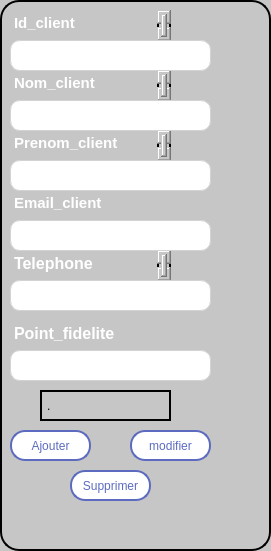
        <widget class="QFrame" name="frame_3">
         <property name="geometry">
          <rect>
           <x>70</x>
           <y>170</y>
           <width>271</width>
           <height>551</height>
          </rect>
         </property>
         <property name="styleSheet">
          <string notr="true">background-color:  #c6c6c6; /* Change to your desired color */
border: 1px solid lightgray; /* Optional: Change the border color */
border-radius: 19px; /* Change the value for more or less rounding */
    border: 2px solid black;  /* Contour noir de 2px */
    padding: 2px;            /* Espace intérieur */



</string>
         </property>
         <property name="frameShape">
          <enum>QFrame::Shape::StyledPanel</enum>
         </property>
         <property name="frameShadow">
          <enum>QFrame::Shadow::Raised</enum>
         </property>
         <widget class="QTextEdit" name="textEdit_13">
          <property name="geometry">
           <rect>
            <x>10</x>
            <y>10</y>
            <width>161</width>
            <height>31</height>
           </rect>
          </property>
          <property name="styleSheet">
           <string notr="true">QTextEdit {
    border: none;                    /* Remove border */
    background: transparent;         /* Make background transparent */
    padding: 0;                      /* No padding */
    margin: 0;                       /* No margin */
    color: white;                    /* Text color */
    font-weight: white;               /* Bold text */
    font-size: 20px;                 /* Font size 20 */
    qproperty-verticalScrollBarPolicy: ScrollBarAlwaysOff; /* Hide vertical scrollbar */
    qproperty-horizontalScrollBarPolicy: ScrollBarAlwaysOff; /* Hide horizontal scrollbar */
}
</string>
          </property>
          <property name="html">
           <string>&lt;!DOCTYPE HTML PUBLIC &quot;-//W3C//DTD HTML 4.0//EN&quot; &quot;http://www.w3.org/TR/REC-html40/strict.dtd&quot;&gt;
&lt;html&gt;&lt;head&gt;&lt;meta name=&quot;qrichtext&quot; content=&quot;1&quot; /&gt;&lt;meta charset=&quot;utf-8&quot; /&gt;&lt;style type=&quot;text/css&quot;&gt;
p, li { white-space: pre-wrap; }
hr { height: 1px; border-width: 0; }
li.unchecked::marker { content: &quot;\2610&quot;; }
li.checked::marker { content: &quot;\2612&quot;; }
&lt;/style&gt;&lt;/head&gt;&lt;body style=&quot; font-family:'Segoe UI'; font-size:20px; font-weight:400; font-style:normal;&quot;&gt;
&lt;p style=&quot; margin-top:0px; margin-bottom:0px; margin-left:0px; margin-right:0px; -qt-block-indent:0; text-indent:0px;&quot;&gt;&lt;span style=&quot; font-size:11pt; font-weight:700;&quot;&gt;Id_client&lt;/span&gt;&lt;/p&gt;
&lt;p style=&quot;-qt-paragraph-type:empty; margin-top:0px; margin-bottom:0px; margin-left:0px; margin-right:0px; -qt-block-indent:0; text-indent:0px; font-size:11pt; font-weight:700;&quot;&gt;&lt;br /&gt;&lt;/p&gt;&lt;/body&gt;&lt;/html&gt;</string>
          </property>
         </widget>
         <widget class="QTextEdit" name="textEdit_15">
          <property name="geometry">
           <rect>
            <x>10</x>
            <y>130</y>
            <width>161</width>
            <height>31</height>
           </rect>
          </property>
          <property name="styleSheet">
           <string notr="true">QTextEdit {
    border: none;                    /* Remove border */
    background: transparent;         /* Make background transparent */
    padding: 0;                      /* No padding */
    margin: 0;                       /* No margin */
    color: white;                    /* Text color */
    font-weight: white;               /* Bold text */
    font-size: 20px;                 /* Font size 20 */
    qproperty-verticalScrollBarPolicy: ScrollBarAlwaysOff; /* Hide vertical scrollbar */
    qproperty-horizontalScrollBarPolicy: ScrollBarAlwaysOff; /* Hide horizontal scrollbar */
}
</string>
          </property>
          <property name="html">
           <string>&lt;!DOCTYPE HTML PUBLIC &quot;-//W3C//DTD HTML 4.0//EN&quot; &quot;http://www.w3.org/TR/REC-html40/strict.dtd&quot;&gt;
&lt;html&gt;&lt;head&gt;&lt;meta name=&quot;qrichtext&quot; content=&quot;1&quot; /&gt;&lt;meta charset=&quot;utf-8&quot; /&gt;&lt;style type=&quot;text/css&quot;&gt;
p, li { white-space: pre-wrap; }
hr { height: 1px; border-width: 0; }
li.unchecked::marker { content: &quot;\2610&quot;; }
li.checked::marker { content: &quot;\2612&quot;; }
&lt;/style&gt;&lt;/head&gt;&lt;body style=&quot; font-family:'Segoe UI'; font-size:20px; font-weight:400; font-style:normal;&quot;&gt;
&lt;p style=&quot; margin-top:0px; margin-bottom:0px; margin-left:0px; margin-right:0px; -qt-block-indent:0; text-indent:0px;&quot;&gt;&lt;span style=&quot; font-size:11pt; font-weight:700;&quot;&gt;Prenom_client&lt;/span&gt;&lt;/p&gt;
&lt;p style=&quot;-qt-paragraph-type:empty; margin-top:0px; margin-bottom:0px; margin-left:0px; margin-right:0px; -qt-block-indent:0; text-indent:0px; font-size:11pt; font-weight:700;&quot;&gt;&lt;br /&gt;&lt;/p&gt;
&lt;p style=&quot;-qt-paragraph-type:empty; margin-top:0px; margin-bottom:0px; margin-left:0px; margin-right:0px; -qt-block-indent:0; text-indent:0px; font-size:11pt; font-weight:700;&quot;&gt;&lt;br /&gt;&lt;/p&gt;&lt;/body&gt;&lt;/html&gt;</string>
          </property>
         </widget>
         <widget class="QTextEdit" name="textEdit_16">
          <property name="geometry">
           <rect>
            <x>10</x>
            <y>70</y>
            <width>161</width>
            <height>31</height>
           </rect>
          </property>
          <property name="styleSheet">
           <string notr="true">QTextEdit {
    border: none;                    /* Remove border */
    background: transparent;         /* Make background transparent */
    padding: 0;                      /* No padding */
    margin: 0;                       /* No margin */
    color: white;                    /* Text color */
    font-weight: white;               /* Bold text */
    font-size: 20px;                 /* Font size 20 */
    qproperty-verticalScrollBarPolicy: ScrollBarAlwaysOff; /* Hide vertical scrollbar */
    qproperty-horizontalScrollBarPolicy: ScrollBarAlwaysOff; /* Hide horizontal scrollbar */
}
</string>
          </property>
          <property name="html">
           <string>&lt;!DOCTYPE HTML PUBLIC &quot;-//W3C//DTD HTML 4.0//EN&quot; &quot;http://www.w3.org/TR/REC-html40/strict.dtd&quot;&gt;
&lt;html&gt;&lt;head&gt;&lt;meta name=&quot;qrichtext&quot; content=&quot;1&quot; /&gt;&lt;meta charset=&quot;utf-8&quot; /&gt;&lt;style type=&quot;text/css&quot;&gt;
p, li { white-space: pre-wrap; }
hr { height: 1px; border-width: 0; }
li.unchecked::marker { content: &quot;\2610&quot;; }
li.checked::marker { content: &quot;\2612&quot;; }
&lt;/style&gt;&lt;/head&gt;&lt;body style=&quot; font-family:'Segoe UI'; font-size:20px; font-weight:400; font-style:normal;&quot;&gt;
&lt;p style=&quot; margin-top:0px; margin-bottom:0px; margin-left:0px; margin-right:0px; -qt-block-indent:0; text-indent:0px;&quot;&gt;&lt;span style=&quot; font-size:11pt; font-weight:700;&quot;&gt;Nom_client&lt;/span&gt;&lt;/p&gt;
&lt;p style=&quot;-qt-paragraph-type:empty; margin-top:0px; margin-bottom:0px; margin-left:0px; margin-right:0px; -qt-block-indent:0; text-indent:0px; font-size:11pt; font-weight:700;&quot;&gt;&lt;br /&gt;&lt;/p&gt;&lt;/body&gt;&lt;/html&gt;</string>
          </property>
         </widget>
         <widget class="QTextEdit" name="textEdit_17">
          <property name="geometry">
           <rect>
            <x>10</x>
            <y>190</y>
            <width>161</width>
            <height>31</height>
           </rect>
          </property>
          <property name="styleSheet">
           <string notr="true">QTextEdit {
    border: none;                    /* Remove border */
    background: transparent;         /* Make background transparent */
    padding: 0;                      /* No padding */
    margin: 0;                       /* No margin */
    color: white;                    /* Text color */
    font-weight: white;               /* Bold text */
    font-size: 20px;                 /* Font size 20 */
    qproperty-verticalScrollBarPolicy: ScrollBarAlwaysOff; /* Hide vertical scrollbar */
    qproperty-horizontalScrollBarPolicy: ScrollBarAlwaysOff; /* Hide horizontal scrollbar */
}
</string>
          </property>
          <property name="html">
           <string>&lt;!DOCTYPE HTML PUBLIC &quot;-//W3C//DTD HTML 4.0//EN&quot; &quot;http://www.w3.org/TR/REC-html40/strict.dtd&quot;&gt;
&lt;html&gt;&lt;head&gt;&lt;meta name=&quot;qrichtext&quot; content=&quot;1&quot; /&gt;&lt;meta charset=&quot;utf-8&quot; /&gt;&lt;style type=&quot;text/css&quot;&gt;
p, li { white-space: pre-wrap; }
hr { height: 1px; border-width: 0; }
li.unchecked::marker { content: &quot;\2610&quot;; }
li.checked::marker { content: &quot;\2612&quot;; }
&lt;/style&gt;&lt;/head&gt;&lt;body style=&quot; font-family:'Segoe UI'; font-size:20px; font-weight:400; font-style:normal;&quot;&gt;
&lt;p style=&quot; margin-top:0px; margin-bottom:0px; margin-left:0px; margin-right:0px; -qt-block-indent:0; text-indent:0px;&quot;&gt;&lt;span style=&quot; font-size:11pt; font-weight:700;&quot;&gt;Email_client&lt;/span&gt;&lt;/p&gt;&lt;/body&gt;&lt;/html&gt;</string>
          </property>
         </widget>
         <widget class="QTextEdit" name="textEdit_24">
          <property name="geometry">
           <rect>
            <x>10</x>
            <y>250</y>
            <width>161</width>
            <height>31</height>
           </rect>
          </property>
          <property name="styleSheet">
           <string notr="true">QTextEdit {
    border: none;                    /* Remove border */
    background: transparent;         /* Make background transparent */
    padding: 0;                      /* No padding */
    margin: 0;                       /* No margin */
    color: white;                    /* Text color */
    font-weight: white;               /* Bold text */
    font-size: 20px;                 /* Font size 20 */
    qproperty-verticalScrollBarPolicy: ScrollBarAlwaysOff; /* Hide vertical scrollbar */
    qproperty-horizontalScrollBarPolicy: ScrollBarAlwaysOff; /* Hide horizontal scrollbar */
}
</string>
          </property>
          <property name="html">
           <string>&lt;!DOCTYPE HTML PUBLIC &quot;-//W3C//DTD HTML 4.0//EN&quot; &quot;http://www.w3.org/TR/REC-html40/strict.dtd&quot;&gt;
&lt;html&gt;&lt;head&gt;&lt;meta name=&quot;qrichtext&quot; content=&quot;1&quot; /&gt;&lt;meta charset=&quot;utf-8&quot; /&gt;&lt;style type=&quot;text/css&quot;&gt;
p, li { white-space: pre-wrap; }
hr { height: 1px; border-width: 0; }
li.unchecked::marker { content: &quot;\2610&quot;; }
li.checked::marker { content: &quot;\2612&quot;; }
&lt;/style&gt;&lt;/head&gt;&lt;body style=&quot; font-family:'Segoe UI'; font-size:20px; font-weight:400; font-style:normal;&quot;&gt;
&lt;p style=&quot; margin-top:0px; margin-bottom:0px; margin-left:0px; margin-right:0px; -qt-block-indent:0; text-indent:0px;&quot;&gt;&lt;span style=&quot; font-size:12pt; font-weight:700;&quot;&gt;Telephone&lt;/span&gt;&lt;/p&gt;
&lt;p style=&quot;-qt-paragraph-type:empty; margin-top:0px; margin-bottom:0px; margin-left:0px; margin-right:0px; -qt-block-indent:0; text-indent:0px; font-size:12pt; font-weight:700;&quot;&gt;&lt;br /&gt;&lt;/p&gt;&lt;/body&gt;&lt;/html&gt;</string>
          </property>
         </widget>
         <widget class="QWidget" name="widget_30" native="true">
          <property name="geometry">
           <rect>
            <x>10</x>
            <y>220</y>
            <width>201</width>
            <height>31</height>
           </rect>
          </property>
          <property name="styleSheet">
           <string notr="true">background-color: white; /* Change to your desired color */
border: 1px solid lightgray; /* Optional: Change the border color */
border-radius: 10px; /* Change the value for more or less rounding */

</string>
          </property>
          <widget class="QLineEdit" name="lineEditEmail">
           <property name="geometry">
            <rect>
             <x>0</x>
             <y>0</y>
             <width>201</width>
             <height>31</height>
            </rect>
           </property>
          </widget>
         </widget>
         <widget class="QWidget" name="widget_31" native="true">
          <property name="geometry">
           <rect>
            <x>10</x>
            <y>160</y>
            <width>201</width>
            <height>31</height>
           </rect>
          </property>
          <property name="styleSheet">
           <string notr="true">background-color: white; /* Change to your desired color */
border: 1px solid lightgray; /* Optional: Change the border color */
border-radius: 10px; /* Change the value for more or less rounding */

</string>
          </property>
          <widget class="QLineEdit" name="lineEditPrenom">
           <property name="geometry">
            <rect>
             <x>0</x>
             <y>0</y>
             <width>201</width>
             <height>31</height>
            </rect>
           </property>
          </widget>
         </widget>
         <widget class="QWidget" name="widget_32" native="true">
          <property name="geometry">
           <rect>
            <x>10</x>
            <y>40</y>
            <width>201</width>
            <height>31</height>
           </rect>
          </property>
          <property name="styleSheet">
           <string notr="true">background-color: white; /* Change to your desired color */
border: 1px solid lightgray; /* Optional: Change the border color */
border-radius: 10px; /* Change the value for more or less rounding */

</string>
          </property>
          <widget class="QLineEdit" name="lineEditID">
           <property name="geometry">
            <rect>
             <x>0</x>
             <y>0</y>
             <width>201</width>
             <height>31</height>
            </rect>
           </property>
          </widget>
         </widget>
         <widget class="QWidget" name="widget_33" native="true">
          <property name="geometry">
           <rect>
            <x>10</x>
            <y>100</y>
            <width>201</width>
            <height>31</height>
           </rect>
          </property>
          <property name="styleSheet">
           <string notr="true">background-color: white; /* Change to your desired color */
border: 1px solid lightgray; /* Optional: Change the border color */
border-radius: 10px; /* Change the value for more or less rounding */

</string>
          </property>
          <widget class="QLineEdit" name="lineEditNom">
           <property name="geometry">
            <rect>
             <x>0</x>
             <y>0</y>
             <width>201</width>
             <height>31</height>
            </rect>
           </property>
          </widget>
         </widget>
         <widget class="QWidget" name="widget_34" native="true">
          <property name="geometry">
           <rect>
            <x>10</x>
            <y>280</y>
            <width>201</width>
            <height>31</height>
           </rect>
          </property>
          <property name="styleSheet">
           <string notr="true">background-color: white; /* Change to your desired color */
border: 1px solid lightgray; /* Optional: Change the border color */
border-radius: 10px; /* Change the value for more or less rounding */

</string>
          </property>
          <widget class="QLineEdit" name="lineEditTelephone">
           <property name="geometry">
            <rect>
             <x>0</x>
             <y>0</y>
             <width>201</width>
             <height>31</height>
            </rect>
           </property>
          </widget>
         </widget>
         <widget class="QWidget" name="widget_35" native="true">
          <property name="geometry">
           <rect>
            <x>10</x>
            <y>350</y>
            <width>201</width>
            <height>31</height>
           </rect>
          </property>
          <property name="styleSheet">
           <string notr="true">background-color: white; /* Change to your desired color */
border: 1px solid lightgray; /* Optional: Change the border color */
border-radius: 10px; /* Change the value for more or less rounding */

</string>
          </property>
          <widget class="QLineEdit" name="lineEditPointFidelite">
           <property name="geometry">
            <rect>
             <x>0</x>
             <y>0</y>
             <width>201</width>
             <height>31</height>
            </rect>
           </property>
          </widget>
         </widget>
         <widget class="QPushButton" name="btnAjouter">
          <property name="geometry">
           <rect>
            <x>10</x>
            <y>430</y>
            <width>81</width>
            <height>31</height>
           </rect>
          </property>
          <property name="styleSheet">
           <string notr="true">QPushButton {
    border: 2px solid #5C6BC0; /* Bordure bleue */
    background-color: white; /* Couleur de fond blanche */
    color: #5C6BC0; /* Couleur du texte bleue */
    border-radius: 15px; /* Rend le bouton rond, ajusté pour petite taille */
    padding: 5px; /* Espace intérieur réduit */
    min-width: 15px; /* Largeur minimum */
    min-height: 15px; /* Hauteur minimum */
}

QPushButton:hover {
    background-color: #F0F0F0; /* Couleur de fond plus claire au survol */
}

QPushButton:pressed {
    background-color: #E0E0E0; /* Couleur de fond plus foncée lorsque pressé */
}
</string>
          </property>
          <property name="text">
           <string>Ajouter</string>
          </property>
         </widget>
         <widget class="QPushButton" name="btnModifier">
          <property name="geometry">
           <rect>
            <x>130</x>
            <y>430</y>
            <width>81</width>
            <height>31</height>
           </rect>
          </property>
          <property name="styleSheet">
           <string notr="true">QPushButton {
    border: 2px solid #5C6BC0; /* Bordure bleue */
    background-color: white; /* Couleur de fond blanche */
    color: #5C6BC0; /* Couleur du texte bleue */
    border-radius: 15px; /* Rend le bouton rond, ajusté pour petite taille */
    padding: 5px; /* Espace intérieur réduit */
    min-width: 15px; /* Largeur minimum */
    min-height: 15px; /* Hauteur minimum */
}

QPushButton:hover {
    background-color: #F0F0F0; /* Couleur de fond plus claire au survol */
}

QPushButton:pressed {
    background-color: #E0E0E0; /* Couleur de fond plus foncée lorsque pressé */
}
</string>
          </property>
          <property name="text">
           <string>modifier</string>
          </property>
         </widget>
         <widget class="QTextEdit" name="textEdit_27">
          <property name="geometry">
           <rect>
            <x>10</x>
            <y>320</y>
            <width>191</width>
            <height>31</height>
           </rect>
          </property>
          <property name="styleSheet">
           <string notr="true">QTextEdit {
    border: none;                    /* Remove border */
    background: transparent;         /* Make background transparent */
    padding: 0;                      /* No padding */
    margin: 0;                       /* No margin */
    color: white;                    /* Text color */
    font-weight: white;               /* Bold text */
    font-size: 20px;                 /* Font size 20 */
    qproperty-verticalScrollBarPolicy: ScrollBarAlwaysOff; /* Hide vertical scrollbar */
    qproperty-horizontalScrollBarPolicy: ScrollBarAlwaysOff; /* Hide horizontal scrollbar */
}
</string>
          </property>
          <property name="html">
           <string>&lt;!DOCTYPE HTML PUBLIC &quot;-//W3C//DTD HTML 4.0//EN&quot; &quot;http://www.w3.org/TR/REC-html40/strict.dtd&quot;&gt;
&lt;html&gt;&lt;head&gt;&lt;meta name=&quot;qrichtext&quot; content=&quot;1&quot; /&gt;&lt;meta charset=&quot;utf-8&quot; /&gt;&lt;style type=&quot;text/css&quot;&gt;
p, li { white-space: pre-wrap; }
hr { height: 1px; border-width: 0; }
li.unchecked::marker { content: &quot;\2610&quot;; }
li.checked::marker { content: &quot;\2612&quot;; }
&lt;/style&gt;&lt;/head&gt;&lt;body style=&quot; font-family:'Segoe UI'; font-size:20px; font-weight:400; font-style:normal;&quot;&gt;
&lt;p style=&quot; margin-top:0px; margin-bottom:0px; margin-left:0px; margin-right:0px; -qt-block-indent:0; text-indent:0px;&quot;&gt;&lt;span style=&quot; font-size:12pt; font-weight:700;&quot;&gt;Point_fidelite&lt;/span&gt;&lt;/p&gt;&lt;/body&gt;&lt;/html&gt;</string>
          </property>
         </widget>
         <widget class="QPushButton" name="btnSupprimer">
          <property name="geometry">
           <rect>
            <x>70</x>
            <y>470</y>
            <width>81</width>
            <height>31</height>
           </rect>
          </property>
          <property name="styleSheet">
           <string notr="true">QPushButton {
    border: 2px solid #5C6BC0; /* Bordure bleue */
    background-color: white; /* Couleur de fond blanche */
    color: #5C6BC0; /* Couleur du texte bleue */
    border-radius: 15px; /* Rend le bouton rond, ajusté pour petite taille */
    padding: 5px; /* Espace intérieur réduit */
    min-width: 15px; /* Largeur minimum */
    min-height: 15px; /* Hauteur minimum */
}

QPushButton:hover {
    background-color: #F0F0F0; /* Couleur de fond plus claire au survol */
}

QPushButton:pressed {
    background-color: #E0E0E0; /* Couleur de fond plus foncée lorsque pressé */
}
</string>
          </property>
          <property name="text">
           <string>Supprimer</string>
          </property>
         </widget>
         <widget class="QLabel" name="labelEtoiles">
          <property name="geometry">
           <rect>
            <x>40</x>
            <y>390</y>
            <width>131</width>
            <height>31</height>
           </rect>
          </property>
          <property name="text">
           <string>.</string>
          </property>
         </widget>
        </widget>
